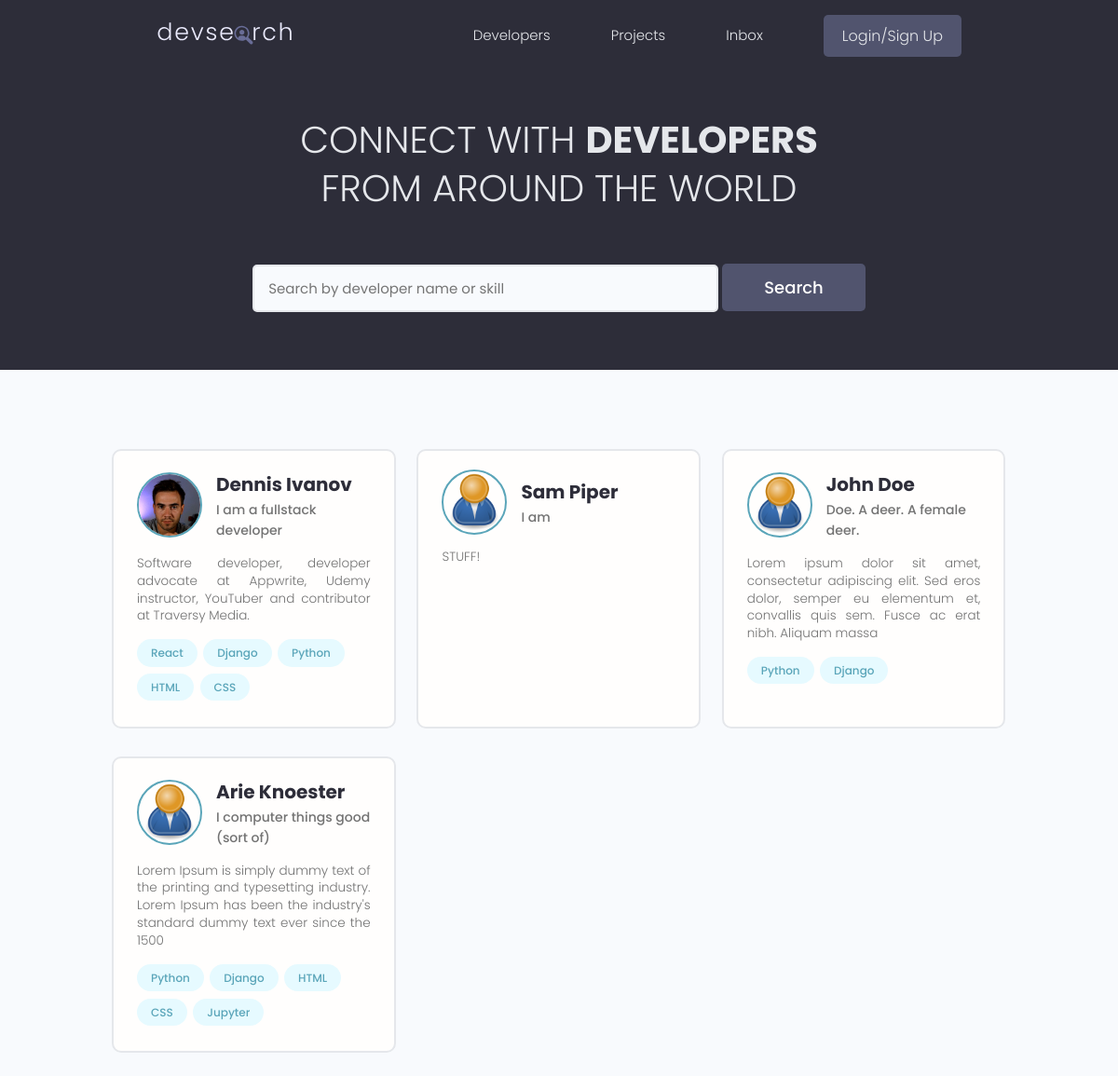
The page / on the database its author committed.
### users/models.py (models this page shows, shortened)
class Profile(models.Model):
    id = models.UUIDField(default=uuid.uuid4, unique=True, primary_key=True, editable=False)
    user = models.OneToOneField(to=User, on_delete=models.CASCADE, null=True, blank=True)
    name = models.CharField(max_length=200, blank=True, null=True)
    username = models.CharField(max_length=200, blank=True, null=True)
    location = models.CharField(max_length=200, blank=True, null=True)
    email = models.EmailField(max_length=500, blank=True, null=True)
    short_intro = models.CharField(max_length=200, blank=True, null=True)
    bio = models.TextField(blank=True, null=True)
    profile_image = models.ImageField(blank=True, null=True, upload_to='profiles/', default='profiles/user-default.png')
    social_github = models.CharField(max_length=200, blank=True, null=True)
    social_twitter = models.CharField(max_length=200, blank=True, null=True)
    social_linkedin = models.CharField(max_length=200, blank=True, null=True)
    social_youtube = models.CharField(max_length=200, blank=True, null=True)
    social_website = models.CharField(max_length=200, blank=True, null=True)
    created = models.DateTimeField(auto_now_add=True)

class Skill(models.Model):
    id = models.UUIDField(default=uuid.uuid4, unique=True, primary_key=True, editable=False)
    owner = models.ForeignKey(to=Profile, blank=True, null=True, on_delete=models.CASCADE)
    name = models.CharField(max_length=200, blank=True, null=True)
    description = models.TextField(blank=True, null=True)
    created = models.DateTimeField(auto_now_add=True)
    def __str__(self):
        return str(self.name)

### users/views.py (the view)
# urls.py: path('', views.all_profiles, name='all-profiles'),
def all_profiles(request):
    profiles, search_query = search_profiles(request)
    page_range, profiles = paginate_profiles(request, profiles, per_page=6)
    context = {
        'profiles': profiles,
        'search_query': search_query,
        'page_range': page_range,
    }
    return render(
        request,
        template_name='users/profiles.html',
        context=context
    )

### users/utils.py (called while the page is built)
def paginate_profiles(request, profiles, per_page):
    page = request.GET.get('page', 1)
    paginator = Paginator(object_list=profiles, per_page=per_page)
    page_range = paginator.get_elided_page_range(number=page, on_each_side=2)
    try:
        profiles = paginator.page(page)
    except PageNotAnInteger:
        profiles = paginator.page(1)
    except EmptyPage:
        profiles = paginator.page(paginator.num_pages)
    return page_range, profiles

def search_profiles(request):
    search_query = ''
    if request.GET.get('search_query'):
        search_query = request.GET.get('search_query')
    profiles = Profile.objects.distinct().filter(
        Q(name__icontains=search_query) |
        Q(short_intro__icontains=search_query) |
        Q(skill__name__icontains=search_query) # my version
    )
    return profiles, search_query

### users/templates/users/profiles.html (shortened to what this page needs)
{% extends 'main.html' %}
{% block content %}
  <main class="home">
    <section class="hero-section text-center">
      <div class="container container--narrow">
        <div class="hero-section__box">
          <h2>CONNECT WITH <span>DEVELOPERS</span></h2>
          <h2>FROM AROUND THE WORLD</h2>
        </div>
        <div class="hero-section__search">
          <form class="form" action="{% url 'all-profiles' %}" method="get">
            <div class="form__field">
              <input class="input input--text" id="formInput#search" type="text" name="search_query"
                     value="{{ search_query }}" placeholder="Search by developer name or skill" />
              <input class="btn btn--sub btn--lg" type="submit" value="Search" />
            </div>
          </form>
        </div>
      </div>
    </section>
    <section class="devlist">
      <div class="container">
        <div class="grid grid--three">
        {% for profile in profiles %}
          <div class="column card">
            <div class="dev">
              <a href="{% url 'user-profile' profile.id %}" class="card__body">
                <div class="dev__profile">
                  <img class="avatar avatar--md" src="{{ profile.profile_image.url }}" alt="image" />
                  <div class="dev__meta">
                    <h3>{{ profile.name }}</h3>
                    <h5>{{ profile.short_intro|slice:"60" }}</h5>
                  </div>
                </div>
                <p class="dev__info">
                  {{ profile.bio|slice:"150" }}
                </p>
                <div class="dev__skills">
                {% for skill in profile.skill_set.all|slice:"5" %}
                  <span class="tag tag--pill tag--main">
                    <small>{{ skill }}</small>
                  </span>
                {% endfor %}
                </div>
              </a>
            </div>
          </div>
        {% endfor %}
        </div>
      </div>
    </section>
  </main>
{% endblock content %}

### static/styles/app.css (style rules this page uses)
:root { --color-sub: #2d2d39; }
.btn--sub { background-color: var(--color-sub-light); }
.card { border: 2px solid var(--color-light); }
img { width: 100%; }
.hero-section { height: 40vh; display: flex; align-items: center; background-color: var(--color-sub); }
.hero-section__box { margin-bottom: 4rem; }
.hero-section__box > h2, .hero-section__box > h2 > span { font-size: 4rem; color: var(--color-light); line-height: 1.3; text-transform: uppercase; }
.hero-section__box > h2 { font-weight: 300; }
.hero-section__box > h2 > span { font-weight: 700; }
.hero-section__search > .form { display: flex; align-items: center; justify-content: center; gap: 2rem; }
.hero-section__search > .form input.input--text { width: 50rem; }
.devlist { margin-top: 8rem; }
.devlist .grid { align-items: stretch; }
.devlist .dev .dev__profile { display: flex; align-items: center; gap: 1.5rem; }
.devlist .dev .dev__meta h3 { color: var(--color-sub); font-size: 2rem; font-weight: 700; }
.devlist .dev .dev__meta h5 { color: var(--color-text); font-size: 1.4rem; font-weight: 500; }
.devlist .dev .dev__info { margin: 1.5rem 0; font-size: 1.35rem; line-height: 1.4; text-align: justify; }

### static/uikit/styles/modules/_variables.css (style rules this page uses)
:root { --color-main: #5aa5b9; --color-main-light: #e6faff; --color-sub: #3f4156; --color-sub-light: #51546e; --color-sub-lighter: #ededfd; --color-text: #737373; --color-gray: #8b8b8b; --color-light: #e5e7eb; --color-light-gray: #767676; --color-bg: #f8fafd; --color-white: #fffefd; --color-white-light: #f3f3f3; --color-success: #359e64; --color-success-bg: #def8e8; --color-error: #fc4b0b; --color-error-bg: #fff2ee; --font-base: 'Poppins', arial, helvetica, 'Segoe UI', roboto, ubuntu, sans-serif; --font-monospace: 'Fira Code', 'Courier New', courier, monospace; --font-regular: 300; --font-medium: 500; --font-bold: 700; --generic-shadow: 1px 1px 5px #00000010; --generic-transition: all 0.3s ease-in-out; }

### static/uikit/styles/modules/_base.css (style rules this page uses)
* { margin: 0; padding: 0; box-sizing: border-box; text-rendering: optimizeLegibility; color: inherit; font-size: inherit; }
html { font-size: 50%; }
@media only screen and (min-width: 480px) { html { font-size: 56.25%; } }
@media only screen and (min-width: 1200px) { html { font-size: 62.5%; } }
body { line-height: 1.6; font-weight: 400; font-size: 1.5rem; color: var(--color-text); background-color: var(--color-bg); min-height: 100vh; }

### static/uikit/styles/modules/_typography.css (style rules this page uses)
* { font-family: var(--font-base); }
h2 { font-size: 3.6rem; font-weight: var(--font-bold); }
h3 { font-size: 3.2rem; font-weight: var(--font-medium); }
h5 { font-size: 2.4rem; font-weight: var(--font-medium); }
h5, h6 { font-weight: var(--font-regular); }
p, span, strong { font-size: 1.6rem; color: var(--color-text); font-weight: var(--font-regular); }
a { padding-bottom: 2px; text-decoration: none; display: inline-block; color: var(--color-main); font-weight: var(--font-medium); }

### static/uikit/styles/modules/_utilities.css (style rules this page uses)
.container { width: 92%; max-width: 165rem; margin: 0 auto; box-sizing: border-box; }
.container--narrow { width: 92%; max-width: 120rem; }
@media screen and (min-width: 1000px) { .container { width: 90%; } }
@media screen and (min-width: 1000px) { .container--narrow { width: 85%; } }
@media screen and (min-width: 1200px) { .container { width: 80%; } }
@media screen and (min-width: 1200px) { .container--narrow { width: 72%; } }
.text-center { text-align: center; }

### static/uikit/styles/modules/_avatar.css (style rules this page uses)
.avatar { border-radius: 50%; border: 2px solid var(--color-main); object-fit: cover; }
.avatar--md { height: 7rem; width: 7rem; }

### static/uikit/styles/modules/_button.css (style rules this page uses)
.btn { display: inline-block; position: relative; cursor: pointer; background-color: var(--color-light); font-weight: var(--font-medium); color: var(--color-sub); text-decoration: none; padding: 1rem 2rem; border-radius: 0.5rem; border: none; width: -webkit-fit-content; width: -moz-fit-content; width: fit-content; height: -webkit-fit-content; height: -moz-fit-content; height: fit-content; font-size: 1.6rem; outline-width: 0; outline-color: transparent; -webkit-backface-visibility: hidden; backface-visibility: hidden; transition: all 0.3s ease-in-out; }
.btn--sub { background-color: var(--color-sub); color: var(--color-white); }
.btn--lg { font-size: 1.8rem; padding: 1.2rem 4.5rem; }

### static/uikit/styles/modules/_card.css (style rules this page uses)
.card { border-radius: 1rem; background-color: var(--color-white); border: 1.5px solid var(--color-light); width: auto; height: auto; margin-top: 0.5rem; margin-bottom: 0.5rem; overflow: hidden; }
.card__body, .card__header { padding: 2rem 2.5rem; }

### rows shown on the page
Profile: profile_image (picture), name "Dennis Ivanov", short_intro "I am a fullstack developer", bio "Software developer, developer advocate at Appwrite, Udemy instructor, YouTuber and contributor at Traversy Media."
Skill: name "React"
Skill: name "Django"
Skill: name "Python"
Skill: name "HTML"
Skill: name "CSS"
Profile: profile_image (placeholder picture), name "Sam Piper", short_intro "I am", bio "STUFF!"
Profile: profile_image (placeholder picture), name "John Doe", short_intro "Doe. A deer. A female deer.", bio "Lorem ipsum dolor sit amet, consectetur adipiscing elit. Sed eros dolor, semper eu elementum et, convallis quis sem. Fusce ac erat nibh. Aliquam massa"
Skill: name "Python"
Skill: name "Django"
Profile: profile_image (placeholder picture), name "Arie Knoester", short_intro "I computer things good (sort of)", bio "Lorem Ipsum is simply dummy text of the printing and typesetting industry. Lorem Ipsum has been the industry's standard dummy text ever since the 1500"
Skill: name "Python"
Skill: name "Django"
Skill: name "HTML"
Skill: name "CSS"
Skill: name "Jupyter"
